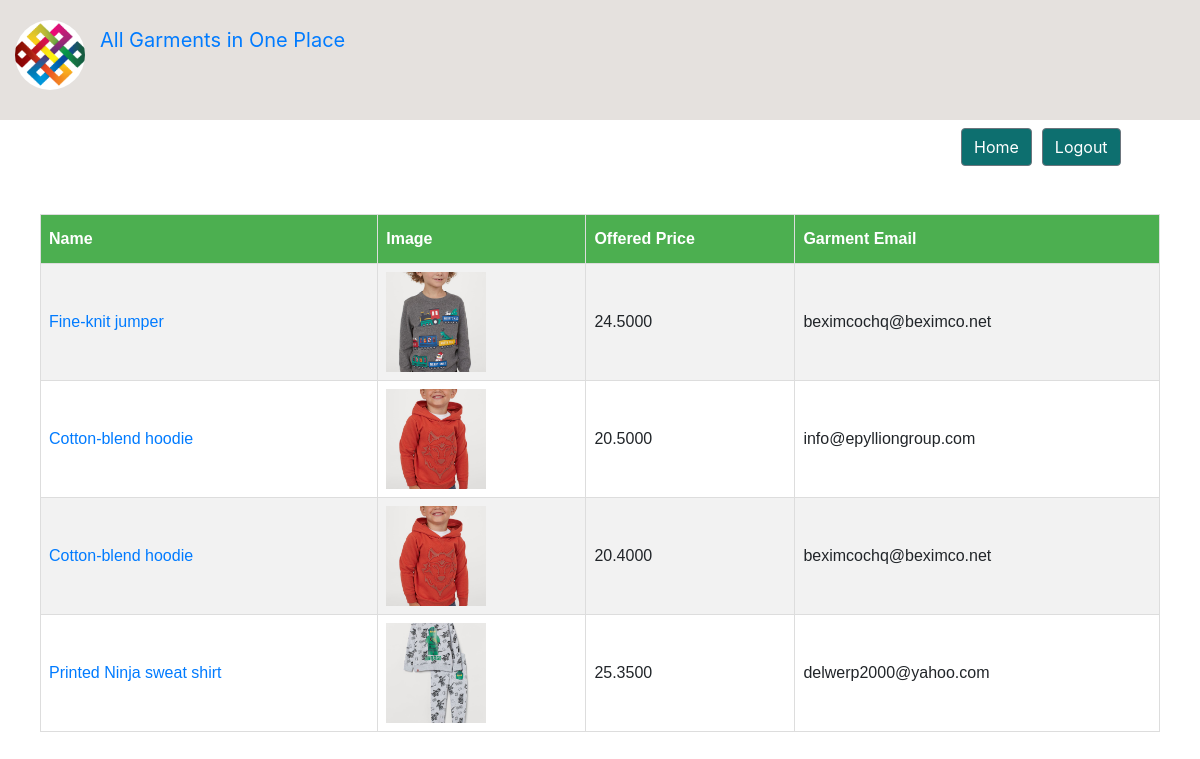
The app's page /buyer_notifications.php (signed in) with its own data.
### tables this page shows
CREATE TABLE `submitted_offers` (
  `id` int(255) NOT NULL,
  `offer_id` int(255) NOT NULL,
  `price` double(255,4) NOT NULL,
  `g_email` varchar(255) NOT NULL
);

CREATE TABLE `offers` (
  `o_id` int(255) NOT NULL,
  `name` varchar(500) NOT NULL,
  `image` varchar(255) NOT NULL,
  `buyer_email` varchar(255) NOT NULL,
  `quantity` int(255) DEFAULT NULL,
  `price` double(255,4) DEFAULT NULL,
  `colour` varchar(255) NOT NULL,
  `details` text NOT NULL,
  `size` varchar(255) NOT NULL
);

### buyer_notifications.php (the view, shortened to what this page needs)
<!DOCTYPE html>
<html>
<head>
	<link rel="stylesheet" href="./css/style.css">
    <link rel="stylesheet" href="https://cdn.jsdelivr.net/npm/bootstrap@4.5.3/dist/css/bootstrap.min.css">
    <link rel="stylesheet" href="https://stackpath.bootstrapcdn.com/font-awesome/4.7.0/css/font-awesome.min.css">
</head>
<body>
	<?php include './header.php';
	$email=$_SESSION['email'];?>
   <div class="container-fluid topSection" style="background-color: #E5E1DE; padding-top: 20px; padding-bottom: 30px;">
       <div class="row">
           <div class="col-1">
               <img src="./picture/logo.png" alt="..." width="70" height="70" class="rounded-circle profileImg">
           </div>
           <div class="col-6">
               <div class="row">
                   <a class="navbar-brand" href="./index.php">All Garments in One Place</a>
               </div>
           </div>
       </div>
   </div>
   <div class="container-fluid">
       <nav class="navbar navbar-expand-lg">
           <div class="collapse navbar-collapse" id="navbarNav">
               <ul class="navbar-nav">
                   <li class="nav-item active">
                       <button type="button" onclick="window.location.href='./index.php'" class="btn btn-secondary" style="margin-left: 930px;background-color: #0d6f6f;">Home</button>
                   </li>
                   <li class="nav-item">
                       <button type="button" onclick="window.location.href='./logout.php'" class="btn btn-secondary" style="margin-left: 10px; background-color: #0d6f6f;">Logout</button>
                   </li>
               </ul>
           </div>
       </nav>
   </div>
   <div class="body" style="margin: 40px">
		<table id="customers">
			<tr>
				<th>Name</th>
				<th>Image</th>
				<th>Offered Price</th>
               <th>Garment Email</th>
			</tr>
			<?php
			$sql="select s.*,o.image,o.name from submitted_offers s inner join offers o on s.offer_id=o.o_id where o.buyer_email='$email'";
			$result = mysqli_query($conn, $sql);
			while($row = mysqli_fetch_array($result)) {
				echo '
				<tr>
	 				<td><a href="./offer_details.php?o_id='.$row['offer_id'].'">'.$row['name'].'</a></td>
	 				<td><img src="./picture/offer/'.$row['image'].'" width="100" height="100"/></td>
	 				<td>'.$row['price'].'</td>
	 				<td>'.$row['g_email'].'</td>
	 			</tr> ';
			}
		?>
		</table>
	</div>
</body>
</html>

### css/style.css (style rules this page uses)
* { box-sizing: border-box; }
body { margin: 0; font-family: Arial, Helvetica, sans-serif; }

### buyer_notifications.php (style rules this page uses)
#customers { font-family: "Trebuchet MS", Arial, Helvetica, sans-serif; border-collapse: collapse; width: 100%; }
#customers td, #customers th { border: 1px solid #ddd; padding: 8px; }
#customers tr:nth-child(even) { background-color: #f2f2f2; }
#customers th { padding-top: 12px; padding-bottom: 12px; text-align: left; background-color: #4CAF50; color: white; }
img { object-fit: cover; }

### records on screen
submitted_offers: offer.name "Fine-knit jumper", offer.image (picture), price "24.5000", g_email "beximcochq@beximco.net"
submitted_offers: offer.name "Cotton-blend hoodie", offer.image (picture), price "20.5000", g_email "info@epylliongroup.com"
submitted_offers: offer.name "Cotton-blend hoodie", offer.image (picture), price "20.4000", g_email "beximcochq@beximco.net"
submitted_offers: offer.name "Printed Ninja sweat shirt", offer.image (picture), price "25.3500", g_email "delwerp2000@yahoo.com"
